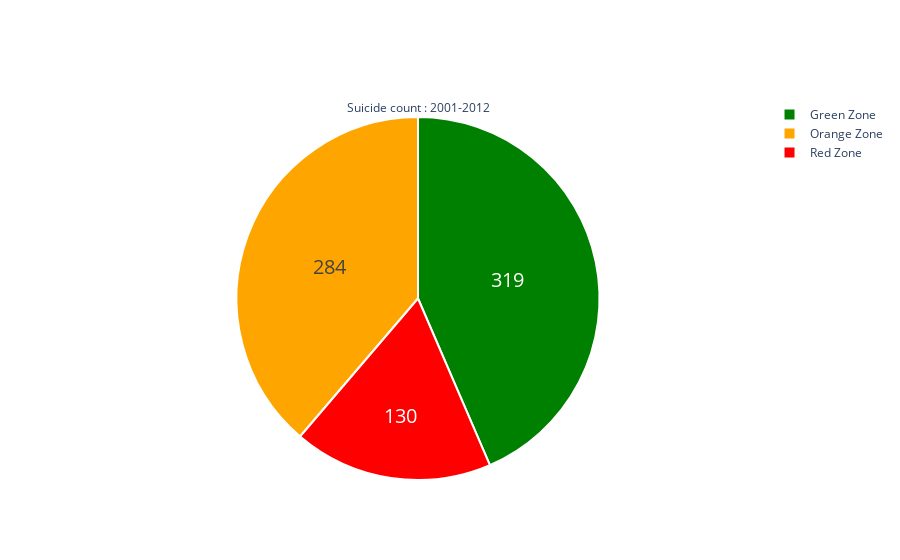

Notebook source saved alongside this figure:
### Code cell
pie = go.Pie(labels=list(zonegroups.index), values=list(zonegroups['District']),
               hoverinfo='label+percent', textinfo='value', 
               textfont=dict(size=20),
               title=dict(text="Suicide count : 2001-2012"),
               marker=dict(colors=['green','orange','red'], 
                           line=dict(color='#ffffff', width=2)))
pyo.iplot([pie])

### Figure 1 — Plotly figure (JSON) as saved in the notebook; plotly's stock layout.template omitted (floating-point values rounded to 4 significant figures)
{"data": [{"hoverinfo": "label+percent", "labels": ["Green Zone", "Orange Zone", "Red Zone"], "marker": {"colors": ["green", "orange", "red"], "line": {"color": "#ffffff", "width": 2}}, "textfont": {"size": 20}, "textinfo": "value", "title": {"text": "Suicide count : 2001-2012"}, "type": "pie", "values": [319, 284, 130]}], "layout": {}}
